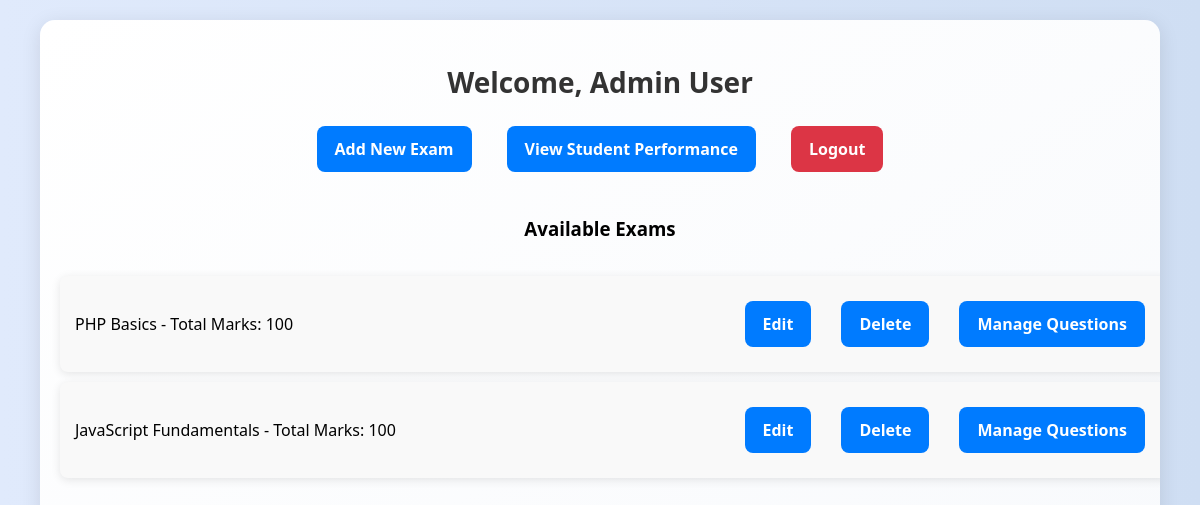
Page /admin/dashboard.php (signed in) on the committed database.
### tables this page shows
CREATE TABLE exams (
    id INT AUTO_INCREMENT PRIMARY KEY,
    title VARCHAR(255) NOT NULL,
    description TEXT,
    total_marks INT NOT NULL,
    created_at TIMESTAMP DEFAULT CURRENT_TIMESTAMP
);

### admin/dashboard.php (the view, shortened to what this page needs)
<?php
require '../includes/db.php';
$sql = "SELECT id, title, total_marks FROM exams";
$result = $conn->query($sql);
?>
<!DOCTYPE html>
<html lang="en">
<head>
    <link rel="stylesheet" href="../assets/css/style.css">
</head>
<body>
    <div class="container">
        <h2>Welcome, <?php echo isset($_SESSION['user_name']) ? $_SESSION['user_name'] : 'Admin'; ?></h2>
        <div class="dashboard-links">
            <a href="add_exam.php">Add New Exam</a>
            <a href="student_performance.php">View Student Performance</a>
            <a href="../auth/logout.php" class="logout-btn">Logout</a>
        </div>
        <h3>Available Exams</h3>
        <ul class="exam-list">
            <?php while ($row = $result->fetch_assoc()): ?>
                <li>
                    <?php echo $row['title']; ?> - Total Marks: <?php echo $row['total_marks']; ?>
                    <div class="exam-actions">
                        <a href="edit_exam.php?id=<?php echo $row['id']; ?>">Edit</a>
                        <a href="delete_exam.php?id=<?php echo $row['id']; ?>" onclick="return confirm('Are you sure?')">Delete</a>
                        <a href="manage_questions.php?exam_id=<?php echo $row['id']; ?>">Manage Questions</a>
                    </div>
                </li>
            <?php endwhile; ?>
        </ul>
    </div>
</body>
</html>

### assets/css/style.css (style rules this page uses)
body { font-family: 'Segoe UI', Tahoma, Geneva, Verdana, sans-serif; background: linear-gradient(to right, #e0eafc, #cfdef3); margin: 0; padding: 0; display: flex; justify-content: center; align-items: center; height: 100vh; }
.container { width: 90%; max-width: 1200px; height: 90vh; background: linear-gradient(to bottom right, #ffffff, #f7f9fc); padding: 20px; border-radius: 15px; box-shadow: 0px 4px 20px rgba(0, 0, 0, 0.1); overflow-y: auto; display: flex; flex-direction: column; align-items: center; justify-content: flex-start; text-align: center; }
h1, h2 { font-size: 28px; color: #333; margin-bottom: 15px; }
a { display: inline-block; text-decoration: none; padding: 12px 18px; margin: 10px; border-radius: 8px; background-color: #007BFF; color: white; font-weight: bold; transition: background-color 0.3s, transform 0.2s; }
.dashboard-links { display: flex; justify-content: center; gap: 15px; margin-bottom: 15px; }
.exam-list { list-style-type: none; padding: 0; width: 100%; }
.exam-list li { background: #f9f9f9; padding: 15px; border-radius: 8px; margin-bottom: 10px; box-shadow: 0px 2px 10px rgba(0, 0, 0, 0.1); display: flex; justify-content: space-between; align-items: center; width: 100%; }
.exam-actions { display: flex; gap: 10px; }
.logout-btn { background-color: #dc3545; }

### rows in the picture
exams: title "PHP Basics", total_marks "100"
exams: title "JavaScript Fundamentals", total_marks "100"

### other values in the picture
$_SESSION['user_name'] "Admin User"
